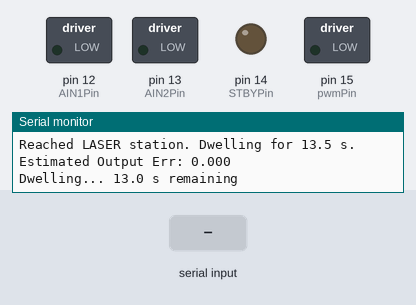
The sketch below on a simulated Arduino Uno, built with avr-gcc and run on an emulated ATmega328P. On the bench: switched loads named in the sketch (green lamp = pin HIGH), output pins drawn as LEDs (lit = HIGH), the last lines printed to the serial monitor. Inputs (shaded band) come from the test bench.

Above: at 1.2 s.
1.3 s: "r\n" received over Serial
At 1.48 s:
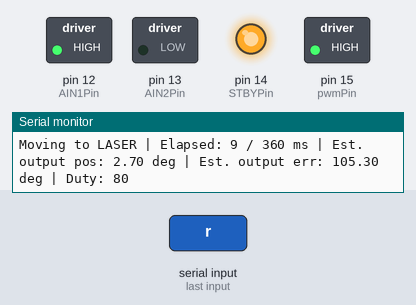
3.1 s: "x\n" received over Serial
At 3.16 s:
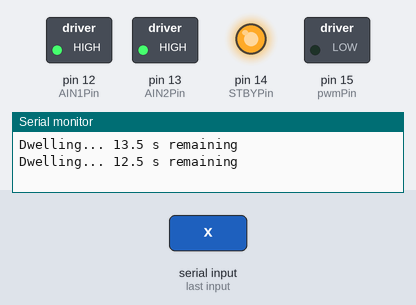
Timing chart, 0 to 6.1 s (numbered marks = the images above; inputs shaded):
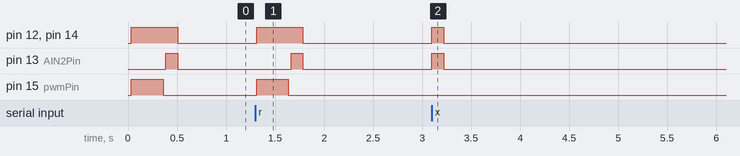

The sketch:

Belt_Time_Indexing.ino
```cpp
/*
  APSC 200
  Time-based indexed station sequence for a belt-driven cap system.

  This version does NOT use the encoder. It uses calibrated move TIMES to
  estimate the output lever angle.

  Required sequence (output lever):
    1) Start at PICKING station                      ->   0 deg
    2) Rotate 108 deg clockwise to LASER station     -> 108 deg
    3) Dwell 13.5 s at LASER station
    4) Rotate 198 deg counterclockwise to MAPPING    -> -90 deg net angle
    5) Dwell 9.0 s at MAPPING station
    6) Rotate 90 deg clockwise back to PICKING       ->   0 deg

  IMPORTANT LIMITATION
  --------------------
  Because there is no encoder feedback, this sketch can only ESTIMATE angle
  from time. It can meet the dwell-time requirement exactly, but true indexing
  accuracy depends on stable battery voltage, stable load, and correct timing
  calibration on the real mechanism.

  STARTING ASSUMPTION
  -------------------
  Before power-up or before typing 'r' to run again, physically place the
  lever at the PICKING station. This sketch always defines that physical
  location as 0 degrees.

  CALIBRATION
  -----------
  The three move-time constants below are the main tuning knobs:
    LASER_MOVE_MS   : time for 0 deg -> +108 deg (clockwise)
    MAPPING_MOVE_MS : time for +108 deg -> -90 deg (198 deg counterclockwise)
    PICKING_MOVE_MS : time for -90 deg -> 0 deg (90 deg clockwise)

  The default values are only starting guesses based on your earlier tests.
  Tune them on the real installed system if needed.

  SERIAL COMMANDS
  ---------------
    x + Enter  -> abort current cycle immediately
    r + Enter  -> restart after manually re-homing to PICKING station
*/

// Pin assignments kept the same as your encoder-based version
#define AIN1Pin 12
#define AIN2Pin 13
#define STBYPin 14
#define pwmPin  15

// ---------------------------
// Motion calibration constants
// ---------------------------
// These are OPEN-LOOP move times. Adjust them experimentally on your real rig.
static const uint32_t LASER_MOVE_MS   = 360;  // 0 -> +108 deg CW
static const uint32_t MAPPING_MOVE_MS = 520;  // +108 -> -90 deg CCW (198 deg)
static const uint32_t PICKING_MOVE_MS = 300;  // -90 -> 0 deg CW

// Dwell times required by the problem statement
static const uint32_t LASER_DWELL_MS  = 13500UL;
static const uint32_t MAP_DWELL_MS    =  9000UL;

// Output lever absolute station angles (clockwise positive)
static const double OUTPUT_PICKING_DEG =   0.0;
static const double OUTPUT_LASER_DEG   = 108.0;
static const double OUTPUT_MAPPING_DEG = -90.0;

// Duty settings for smooth approach near each stop.
// High duty gets the move going, then duty is reduced near the end.
static const int DUTY_CW_FAST    = 80;
static const int DUTY_CW_MEDIUM  = 55;
static const int DUTY_CW_SLOW    = 32;
static const int DUTY_CCW_FAST   = 82;
static const int DUTY_CCW_MEDIUM = 58;
static const int DUTY_CCW_SLOW   = 35;

// Progress breakpoints for slowing near the target.
// Example: for the first 70% of the move, use FAST duty.
static const double FAST_PHASE_END   = 0.70;
static const double MED_PHASE_END    = 0.92;

// Serial print interval during motion / dwell
static const uint32_t SERIAL_OUTPUT_MS = 250;

// ---------------------------
// State machine
// ---------------------------
enum SequenceState {
  MOVE_TO_LASER,
  DWELL_AT_LASER,
  MOVE_TO_MAPPING,
  DWELL_AT_MAPPING,
  MOVE_TO_PICKING,
  CYCLE_COMPLETE,
  ABORTED
};

static SequenceState state = ABORTED;

// Estimated output angle (because there is no encoder)
static double estimatedOutputDeg = 0.0;

// Current move information
static double moveStartOutputDeg = 0.0;
static double moveTargetOutputDeg = 0.0;
static double moveDeltaOutputDeg = 0.0;
static uint32_t moveDurationMs = 0;
static uint32_t stateStartMs = 0;
static uint32_t lastPrintMs = 0;

// ---------------------------
// Helper declarations
// ---------------------------
void motorStop();
void motorBrake();
void applySignedDuty(int signedDuty);
int  dutyForMoveProgress(double progress, double deltaDeg);

void startCycle();
void startMove(double targetOutputDeg, uint32_t plannedMoveMs, SequenceState moveState);
void enterDwell(SequenceState dwellState);
void handleMoveState(SequenceState dwellStateAfterMove);
void handleDwellState(uint32_t dwellMs, double nextTargetDeg, uint32_t nextMoveMs, SequenceState nextMoveState);
void finishCycle();
void abortCycle();

void printBanner();
void printStateHeader(const char* label, double targetOutputDeg, uint32_t plannedMoveMs);
void printMoveUpdate(const char* label, uint32_t elapsedMs, int dutyCmd);
String readLineNonBlocking();

// ---------------------------
// setup()
// ---------------------------
void setup() {
  Serial.begin(115200);
  while (!Serial) { delay(10); }

  pinMode(AIN1Pin, OUTPUT);
  pinMode(AIN2Pin, OUTPUT);
  pinMode(STBYPin, OUTPUT);
  pinMode(pwmPin, OUTPUT);

  // Start safe: motor disabled and PWM off
  digitalWrite(AIN1Pin, LOW);
  digitalWrite(AIN2Pin, LOW);
  digitalWrite(STBYPin, LOW);
  analogWrite(pwmPin, 0);

  printBanner();
  startCycle();
}

// ---------------------------
// loop()
// ---------------------------
void loop() {
  String line = readLineNonBlocking();
  if (line.length() > 0) {
    line.trim();

    if (line.equalsIgnoreCase("x")) {
      abortCycle();
      return;
    }

    if (line.equalsIgnoreCase("r")) {
      startCycle();
      return;
    }
  }

  switch (state) {
    case MOVE_TO_LASER:
      handleMoveState(DWELL_AT_LASER);
      break;

    case DWELL_AT_LASER:
      handleDwellState(LASER_DWELL_MS, OUTPUT_MAPPING_DEG, MAPPING_MOVE_MS, MOVE_TO_MAPPING);
      break;

    case MOVE_TO_MAPPING:
      handleMoveState(DWELL_AT_MAPPING);
      break;

    case DWELL_AT_MAPPING:
      handleDwellState(MAP_DWELL_MS, OUTPUT_PICKING_DEG, PICKING_MOVE_MS, MOVE_TO_PICKING);
      break;

    case MOVE_TO_PICKING:
      handleMoveState(CYCLE_COMPLETE);
      break;

    case CYCLE_COMPLETE:
    case ABORTED:
    default:
      break;
  }
}

// ---------------------------
// Motor helpers
// ---------------------------
void motorStop() {
  analogWrite(pwmPin, 0);
  digitalWrite(AIN1Pin, LOW);
  digitalWrite(AIN2Pin, LOW);
  digitalWrite(STBYPin, LOW);
}

void motorBrake() {
  // Short active brake. This helps the mechanism settle before a dwell.
  digitalWrite(STBYPin, HIGH);
  digitalWrite(AIN1Pin, HIGH);
  digitalWrite(AIN2Pin, HIGH);
  analogWrite(pwmPin, 0);
}

void applySignedDuty(int signedDuty) {
  int duty = abs(signedDuty);
  if (duty > 100) duty = 100;

  int pwm255 = (int) ((255.0 * duty) / 100.0 + 0.5);

  digitalWrite(STBYPin, HIGH);

  if (signedDuty > 0) {
    digitalWrite(AIN1Pin, HIGH);
    digitalWrite(AIN2Pin, LOW);
  } else if (signedDuty < 0) {
    digitalWrite(AIN1Pin, LOW);
    digitalWrite(AIN2Pin, HIGH);
  } else {
    digitalWrite(AIN1Pin, LOW);
    digitalWrite(AIN2Pin, LOW);
  }

  analogWrite(pwmPin, pwm255);
}

int dutyForMoveProgress(double progress, double deltaDeg) {
  bool cw = (deltaDeg >= 0.0);

  if (progress < FAST_PHASE_END) {
    return cw ? DUTY_CW_FAST : -DUTY_CCW_FAST;
  } else if (progress < MED_PHASE_END) {
    return cw ? DUTY_CW_MEDIUM : -DUTY_CCW_MEDIUM;
  } else {
    return cw ? DUTY_CW_SLOW : -DUTY_CCW_SLOW;
  }
}

// ---------------------------
// Sequence helpers
// ---------------------------
void startCycle() {
  motorStop();

  // Open-loop version: always define the starting physical position as 0 deg.
  estimatedOutputDeg = OUTPUT_PICKING_DEG;
  moveStartOutputDeg = OUTPUT_PICKING_DEG;
  moveTargetOutputDeg = OUTPUT_PICKING_DEG;
  moveDeltaOutputDeg = 0.0;
  moveDurationMs = 0;
  stateStartMs = millis();
  lastPrintMs = 0;

  Serial.println();
  Serial.println("Cycle starting from PICKING station (0 deg).\nType 'x' + Enter to abort. Type 'r' + Enter to restart after re-homing.");

  startMove(OUTPUT_LASER_DEG, LASER_MOVE_MS, MOVE_TO_LASER);
}

void startMove(double targetOutputDeg, uint32_t plannedMoveMs, SequenceState moveState) {
  moveStartOutputDeg = estimatedOutputDeg;
  moveTargetOutputDeg = targetOutputDeg;
  moveDeltaOutputDeg = moveTargetOutputDeg - moveStartOutputDeg;
  moveDurationMs = plannedMoveMs;
  stateStartMs = millis();
  lastPrintMs = 0;
  state = moveState;

  if (moveState == MOVE_TO_LASER) {
    printStateHeader("Moving to LASER station", targetOutputDeg, plannedMoveMs);
  } else if (moveState == MOVE_TO_MAPPING) {
    printStateHeader("Moving to SURFACE MAPPING station", targetOutputDeg, plannedMoveMs);
  } else {
    printStateHeader("Returning to PICKING station", targetOutputDeg, plannedMoveMs);
  }
}

void enterDwell(SequenceState dwellState) {
  motorBrake();
  delay(120);
  motorStop();

  state = dwellState;
  stateStartMs = millis();
  lastPrintMs = 0;

  // In time-counting mode, the checkpoint error is only an estimate.
  double estimatedErrDeg;
  if (dwellState == DWELL_AT_LASER) {
    estimatedErrDeg = OUTPUT_LASER_DEG - estimatedOutputDeg;
    Serial.print("Reached LASER station. Dwelling for 13.5 s. Estimated Output Err: ");
    Serial.println(estimatedErrDeg, 3);
  } else {
    estimatedErrDeg = OUTPUT_MAPPING_DEG - estimatedOutputDeg;
    Serial.print("Reached SURFACE MAPPING station. Dwelling for 9.0 s. Estimated Output Err: ");
    Serial.println(estimatedErrDeg, 3);
  }
}

void handleMoveState(SequenceState dwellStateAfterMove) {
  uint32_t nowMs = millis();
  uint32_t elapsedMs = nowMs - stateStartMs;

  if (moveDurationMs == 0) {
    estimatedOutputDeg = moveTargetOutputDeg;
  } else {
    double progress = (double) elapsedMs / (double) moveDurationMs;
    if (progress > 1.0) progress = 1.0;
    if (progress < 0.0) progress = 0.0;

    estimatedOutputDeg = moveStartOutputDeg + moveDeltaOutputDeg * progress;

    int dutyCmd = dutyForMoveProgress(progress, moveDeltaOutputDeg);
    applySignedDuty(dutyCmd);

    if (nowMs - lastPrintMs >= SERIAL_OUTPUT_MS) {
      lastPrintMs = nowMs;
      if (state == MOVE_TO_LASER) {
        printMoveUpdate("LASER", elapsedMs, dutyCmd);
      } else if (state == MOVE_TO_MAPPING) {
        printMoveUpdate("MAPPING", elapsedMs, dutyCmd);
      } else {
        printMoveUpdate("PICKING", elapsedMs, dutyCmd);
      }
    }

    if (progress < 1.0) {
      return;
    }
  }

  // Force final estimate to the exact station target once the planned move time ends.
  estimatedOutputDeg = moveTargetOutputDeg;

  if (dwellStateAfterMove == DWELL_AT_LASER || dwellStateAfterMove == DWELL_AT_MAPPING) {
    enterDwell(dwellStateAfterMove);
  } else {
    finishCycle();
  }
}

void handleDwellState(uint32_t dwellMs, double nextTargetDeg, uint32_t nextMoveMs, SequenceState nextMoveState) {
  motorStop();

  uint32_t nowMs = millis();
  uint32_t elapsedMs = nowMs - stateStartMs;

  if (nowMs - lastPrintMs >= 1000) {
    lastPrintMs = nowMs;
    double remainingS = (double) ((elapsedMs >= dwellMs) ? 0 : (dwellMs - elapsedMs)) / 1000.0;
    Serial.print("Dwelling... ");
    Serial.print(remainingS, 1);
    Serial.println(" s remaining");
  }

  if (elapsedMs >= dwellMs) {
    startMove(nextTargetDeg, nextMoveMs, nextMoveState);
  }
}

void finishCycle() {
  motorBrake();
  delay(120);
  motorStop();

  estimatedOutputDeg = OUTPUT_PICKING_DEG;
  state = CYCLE_COMPLETE;

  Serial.println();
  Serial.println("Cycle complete.");
  Serial.print("Estimated final output angle: ");
  Serial.print(estimatedOutputDeg, 3);
  Serial.println(" deg");
  Serial.println("Place lever at the picking station, then type 'r' + Enter to run again.");
}

void abortCycle() {
  motorBrake();
  delay(120);
  motorStop();

  state = ABORTED;

  Serial.println();
  Serial.println("Cycle aborted.");
  Serial.print("Estimated current output angle: ");
  Serial.print(estimatedOutputDeg, 3);
  Serial.println(" deg");
  Serial.println("Manually re-home to the picking station, then type 'r' + Enter to restart.");
}

// ---------------------------
// Serial / printing helpers
// ---------------------------
void printBanner() {
  Serial.println("APSC 200 belt-indexed station controller (TIME-BASED, NO ENCODER)");
  Serial.println("Driver cap diameter  = 4.00 cm");
  Serial.println("Driven cap diameter  = 7.50 cm");
  Serial.println("Assumption: open belt => output rotates same direction as motor.");
  Serial.println("This version estimates angle from time only.");
  Serial.println();
}

void printStateHeader(const char* label, double targetOutputDeg, uint32_t plannedMoveMs) {
  Serial.println();
  Serial.println(label);
  Serial.print("Target output angle (large cap / lever): ");
  Serial.print(targetOutputDeg, 2);
  Serial.println(" deg");
  Serial.print("Planned move time: ");
  Serial.print(plannedMoveMs);
  Serial.println(" ms");
}

void printMoveUpdate(const char* label, uint32_t elapsedMs, int dutyCmd) {
  double estimatedErrDeg = moveTargetOutputDeg - estimatedOutputDeg;

  Serial.print("Moving to ");
  Serial.print(label);
  Serial.print(" | Elapsed: ");
  Serial.print(elapsedMs);
  Serial.print(" / ");
  Serial.print(moveDurationMs);
  Serial.print(" ms | Est. output pos: ");
  Serial.print(estimatedOutputDeg, 2);
  Serial.print(" deg | Est. output err: ");
  Serial.print(estimatedErrDeg, 2);
  Serial.print(" deg | Duty: ");
  Serial.println(dutyCmd);
}

String readLineNonBlocking() {
  static String line = "";

  while (Serial.available() > 0) {
    char c = (char) Serial.read();

    if (c == '\n' || c == '\r') {
      if (line.length() > 0) {
        String out = line;
        line = "";
        return out;
      }
    } else {
      line += c;
    }
  }

  return "";
}
```

Measured:
- after the input at 1.3 s, pin 12 (AIN1Pin), pin 14 (STBYPin): LOW → HIGH at once, → LOW 0.47 s later; pin 13 (AIN2Pin): LOW → HIGH after 0.36 s, → LOW 0.12 s later; pin 15 (pwmPin): LOW → HIGH at once, → LOW 0.32 s later
- after the input at 3.1 s, pin 12 (AIN1Pin), pin 13 (AIN2Pin), pin 14 (STBYPin): LOW → HIGH at once, → LOW 0.12 s later
